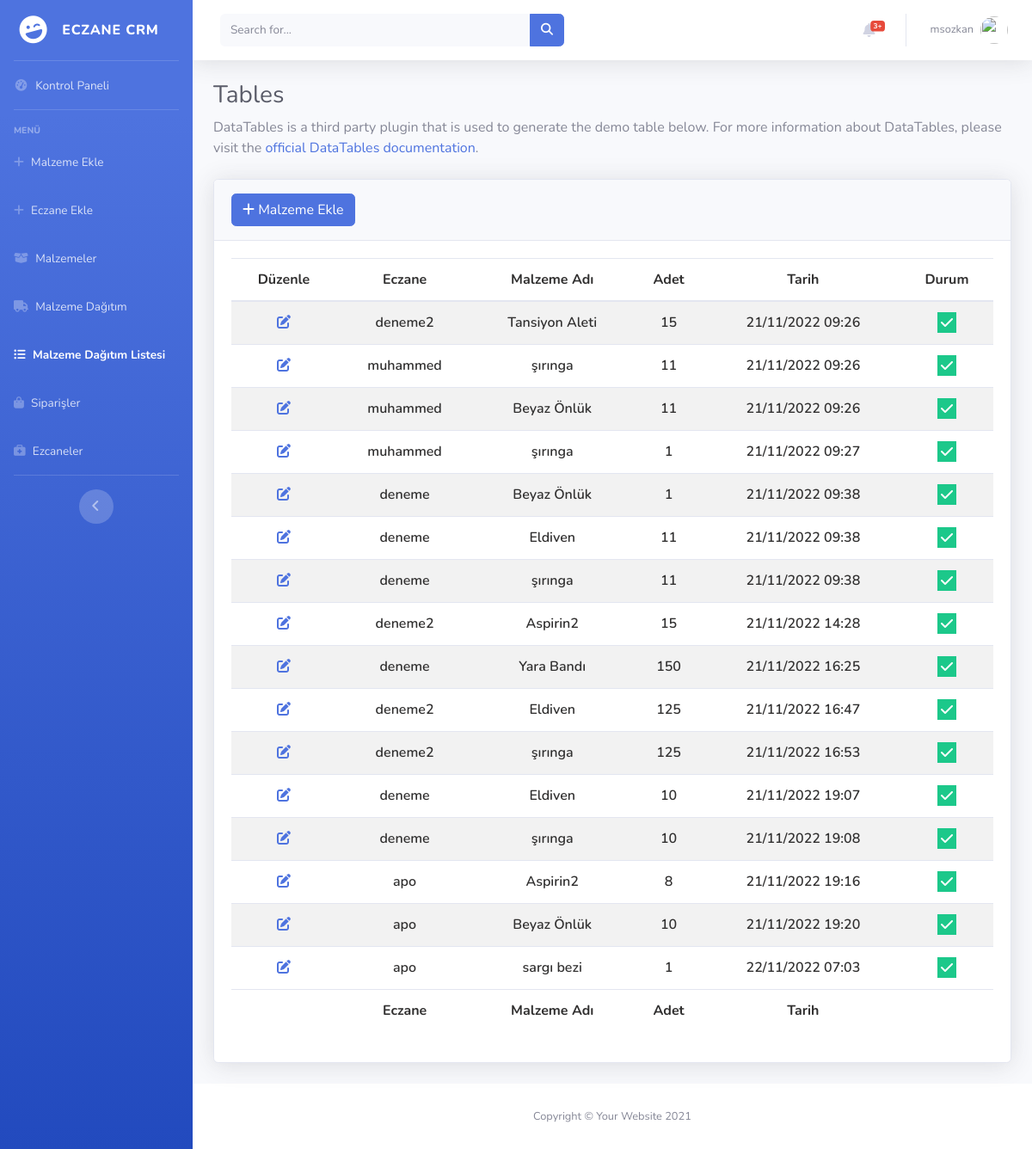
The app's page /item/distribution/list (signed in) with its own data.
### items/models.py (models this page shows, shortened)
class ItemDistribution(models.Model):
    user = models.ForeignKey(User, on_delete=models.CASCADE)
    item_name = models.ForeignKey(Items, on_delete=models.SET_NULL,null=True)
    quantity=models.DecimalField(max_digits=10,decimal_places=2)
    status=models.BooleanField(default=True)
    created_at = models.DateTimeField(auto_now_add=True,null=True,blank=True)
    updated_at = models.DateTimeField(auto_now=True,null=True,blank=True)

class Items(models.Model):
    item_name=models.CharField(max_length=60)
    quantity=models.DecimalField(max_digits=10,decimal_places=2)
    status=models.BooleanField(default=True)
    created_at = models.DateTimeField(auto_now_add=True,null=True,blank=True)
    updated_at = models.DateTimeField(auto_now=True,null=True,blank=True)
    def __str__(self):
        return self.item_name

### items/views.py (the view)
# urls.py: path("item/distribution/list",views.item_distribution_list,name="item_distribution_list"),
@admin_login_required(login_url = "pharmacy:dashboard")
def item_distribution_list(request):
    items=ItemDistribution.objects.all()
    return render(request,"item_distribution_list.html",{"items":items})

### pharmacy/utils.py (called while the page is built, shortened)
def user_passes_test(
    test_func, login_url=None, redirect_field_name=REDIRECT_FIELD_NAME
):
    def decorator(view_func):
        @wraps(view_func)
        def _wrapped_view(request, *args, **kwargs):
            if test_func(request.user):
                return view_func(request, *args, **kwargs)
        return _wrapped_view
    return decorator

def admin_login_required(
    function=None, redirect_field_name=REDIRECT_FIELD_NAME, login_url=None
):
    actual_decorator = user_passes_test(
        lambda u: u.userprofile.status==1,
        login_url=login_url,
        redirect_field_name=redirect_field_name,
    )
    if function:
        return actual_decorator(function)
    return actual_decorator

### items/templates/item_distribution_list.html (shortened to what this page needs)
{% extends 'layout.html' %}
{% load static %}
{% block css %}
    <link href="https://cdn.datatables.net/1.12.1/css/dataTables.bootstrap5.min.css" rel="stylesheet"/>
    <link href="https://cdn.datatables.net/responsive/2.3.0/css/responsive.bootstrap5.min.css" rel="stylesheet" />
    <link href="https://cdn.datatables.net/buttons/2.2.3/css/buttons.dataTables.min.css" rel="stylesheet"/>
<link
  rel="stylesheet"
  href="https://cdnjs.cloudflare.com/ajax/libs/font-awesome/6.2.0/css/all.min.css"
/>
<link rel="stylesheet" href="{% static 'css/datatables_file.css'%}">
{% endblock  %}
{% block body %}
                <div class="container-fluid">
                    <h1 class="h3 mb-2 text-gray-800">Tables</h1>
                    <p class="mb-4">DataTables is a third party plugin that is used to generate the demo table below.
                        For more information about DataTables, please visit the <a target="_blank"
                            href="https://datatables.net">official DataTables documentation</a>.</p>
                    <div class="card shadow mb-4">
                        <div class="card-header py-3">
                            <h6 class="m-0 font-weight-bold text-primary">  <a class="btn btn-primary" href="{% url 'items:add_item'%}">
                                <i class="fa fa-plus"></i>
                                Malzeme Ekle</a>
                             </h6>
                        </div>
                        <div class="card-body">
                            <div class="table-responsive">
                                <table
                                id="example"
                                class="table table-striped nowrap"
                                style="width: 100%!important">
                                <thead>
                                    <tr>
                                      <th data-priority="1">Düzenle</th>
                                      <th data-priority="2">Eczane</th>
                                      <th data-priority="3">Malzeme Adı</th>
                                      <th data-priority="4">Adet</th>
                                      <th data-priority="5">Tarih</th>
                                      <th data-priority="6">Durum</th>
                                    </tr>
                                  </thead>
                                  <tbody>
                                    {% for item in items %}
                                    <tr>
                                      <td>
                                        <a href="{% url 'items:edit_item' item.id %}">
                                          <i
                                            class="fa fa-pen-to-square fa-1x text-primary text-btn-size"
                                          ></i>
                                        </a>
                                      </td>
                                      <td>{{item.user}}</td>
                                      <td>{{item.item_name}}</td>
                                      <td>
                                        {{ item.quantity | stringformat:'d' }}
                                      </td>
                                      <td>
                                        {{item.created_at|date:"d/m/Y H:i"}}
                                      </td>
                                      <td>
                                        {% if item.status %}
                                        <i class="fa fa-check bg-success text-white p-1"></i>
                                        {% else %}
                                        <i class="fa fa-xmark bg-danger text-white p-1 px-2"></i>
                                        {% endif %}
                                      </td>
                                    </tr>
                                    {% endfor %}
                                  </tbody>
                                  <tfoot>
                                    <tr >
                                      <th ></th>
                                      <th>Eczane</th>
                                      <th>Malzeme Adı</th>
                                      <th>Adet</th>
                                      <th>Tarih</th>
                                      <th></th>
                                    </tr>
                                  </tfoot>
                                </table>
                            </div>
                        </div>
                    </div>
                </div>
{% endblock  %}

### templates/includes/topbar.html (shortened to what this page needs)
          {% load static %}
                    <nav class="navbar navbar-expand navbar-light bg-white topbar mb-4 static-top shadow">
                        <form
                            class="d-none d-sm-inline-block form-inline mr-auto ml-md-3 my-2 my-md-0 mw-100 navbar-search">
                            <div class="input-group">
                                <input type="text" class="form-control bg-light border-0 small" placeholder="Search for..."
                                    aria-label="Search" aria-describedby="basic-addon2">
                                <div class="input-group-append">
                                    <button class="btn btn-primary" type="button">
                                        <i class="fas fa-search fa-sm"></i>
                                    </button>
                                </div>
                            </div>
                        </form>
                        <ul class="navbar-nav ml-auto">
                            <li class="nav-item dropdown no-arrow mx-1">
                                <a class="nav-link dropdown-toggle" href="#" id="alertsDropdown" role="button"
                                    data-toggle="dropdown" aria-haspopup="true" aria-expanded="false">
                                    <i class="fas fa-bell fa-fw"></i>
                                    <span class="badge badge-danger badge-counter">3+</span>
                                </a>
                            </li>
                            <li class="nav-item dropdown no-arrow">
                                <a class="nav-link dropdown-toggle" href="#" id="userDropdown" role="button"
                                    data-toggle="dropdown" aria-haspopup="true" aria-expanded="false">
                                    {% if user.is_authenticated %}
                                    <span class="mr-2 d-none d-lg-inline text-gray-600 small">{{user.username}}</span>
                                    {% endif %}
                                    <img class="img-profile rounded-circle"
                                        src="{% static 'img/Eric-cartman.png' %}">
                                </a>
                            </li>
                        </ul>
                    </nav>

### static/css/datatables_file.css (style rules this page uses)
tr { height: 2.2rem!important; font-weight: 600; color: rgb(49, 48, 48); }
table#example th , table#example tr , table#example td , table#example thead { text-align:center!important; }

### records on screen
ItemDistribution: user "deneme2", item_name "Tansiyon Aleti", quantity "15", created_at "21/11/2022 09:26", status True (drawn)
ItemDistribution: user "muhammed", item_name "şırınga", quantity "11", created_at "21/11/2022 09:26", status True (drawn)
ItemDistribution: user "muhammed", item_name "Beyaz Önlük", quantity "11", created_at "21/11/2022 09:26", status True (drawn)
ItemDistribution: user "muhammed", item_name "şırınga", quantity "1", created_at "21/11/2022 09:27", status True (drawn)
ItemDistribution: user "deneme", item_name "Beyaz Önlük", quantity "1", created_at "21/11/2022 09:38", status True (drawn)
ItemDistribution: user "deneme", item_name "Eldiven", quantity "11", created_at "21/11/2022 09:38", status True (drawn)
ItemDistribution: user "deneme", item_name "şırınga", quantity "11", created_at "21/11/2022 09:38", status True (drawn)
ItemDistribution: user "deneme2", item_name "Aspirin2", quantity "15", created_at "21/11/2022 14:28", status True (drawn)
ItemDistribution: user "deneme", item_name "Yara Bandı", quantity "150", created_at "21/11/2022 16:25", status True (drawn)
ItemDistribution: user "deneme2", item_name "Eldiven", quantity "125", created_at "21/11/2022 16:47", status True (drawn)
ItemDistribution: user "deneme2", item_name "şırınga", quantity "125", created_at "21/11/2022 16:53", status True (drawn)
ItemDistribution: user "deneme", item_name "Eldiven", quantity "10", created_at "21/11/2022 19:07", status True (drawn)
ItemDistribution: user "deneme", item_name "şırınga", quantity "10", created_at "21/11/2022 19:08", status True (drawn)
ItemDistribution: user "apo", item_name "Aspirin2", quantity "8", created_at "21/11/2022 19:16", status True (drawn)
ItemDistribution: user "apo", item_name "Beyaz Önlük", quantity "10", created_at "21/11/2022 19:20", status True (drawn)
ItemDistribution: user "apo", item_name "sargı bezi", quantity "1", created_at "22/11/2022 07:03", status True (drawn)

### other values on screen
{{ user.username }} "msozkan"
